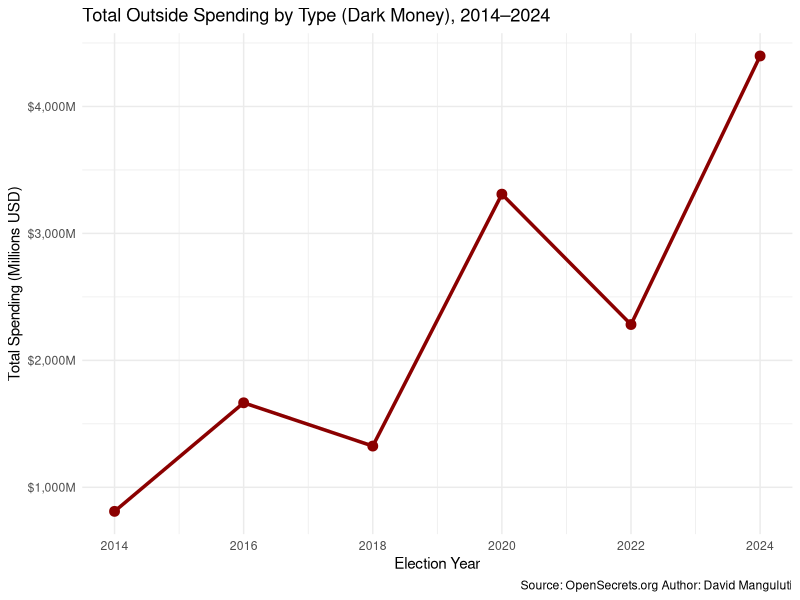

Recreate this plot in R.
## ---- chunk 1
knitr::opts_chunk$set(echo = TRUE)
## ---- chunk 2

# Load libraries
library(tidyverse)
library(ggplot2)
library(readr)

# Load your data
darkmoney <- read_csv("darkmoney.csv")
## ---- chunk 3
ggplot(darkmoney, aes(x = Year, y = `Grand Total` / 1e6)) +
  geom_line(color = "darkred", size = 1.2) +
  geom_point(color = "darkred", size = 3) +
  labs(
    title = "Total Outside Spending by Type (Dark Money), 2014–2024",
    x = "Election Year",
    y = "Total Spending (Millions USD)",
    caption = "Source: OpenSecrets.org Author: David Manguluti"
  ) +
 theme(
    plot.title = element_text(hjust = 0.5)
  )+
  theme_minimal()+
  scale_x_continuous(breaks = darkmoney$Year) +
  scale_y_continuous(labels = scales::dollar_format(prefix = "$", suffix = "M"))
